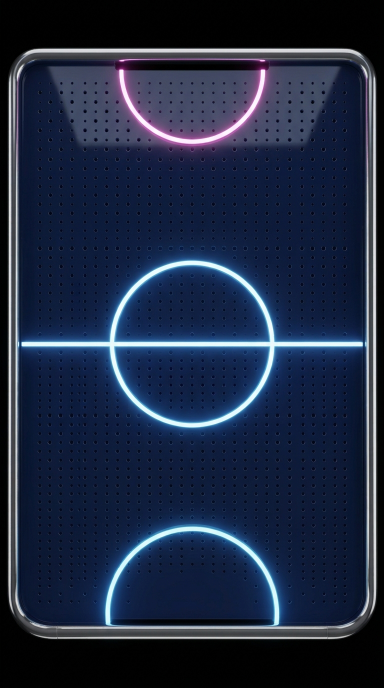
#> input picture art/src/gemini/hockey_table.jpg, 768 x 1376 px (shown at 1/2 size)
$ python gemini_build.py
#> lines starting #> are read from the running program, lines starting #| are printed output that depends on the picture
### art/key_green.py
# Gemini などで作ったグリーンバック(またはマゼンタ背景)の画像を、透過PNGにして余白を整える
# 使い方: python art/key_green.py 入力画像 出力名[,出力名2,...] [オプション]
#   出力は blender/out/<出力名>.png (export.py が docs/img に WebP を書き出す)
#   --keepgreen   絵の中に本物の緑がある場合(草のキャラなど)。外周とつながった緑だけ抜く
#   --size N      長辺の大きさ(px) 既定 512
#   --pad F       まわりの余白(物の大きさに対する片側の割合) 既定 0.03
#   --square      正方形のキャンバスの中央に置く
#   出力名をカンマで複数書くと、1枚の中の物を左上から順に(行ごとに左→右)切り分ける
import os, sys
import numpy as np
from PIL import Image
from scipy import ndimage

ROOT = os.path.dirname(os.path.dirname(os.path.abspath(__file__)))
OUT = os.path.join(ROOT, 'blender', 'out')


def matte(src, keepgreen=False):
    """背景の色(緑・マゼンタなど、原色の背景)を自動で見分けて透明にする"""
    im = np.asarray(Image.open(src).convert('RGB')).astype(np.float32)
    border = np.concatenate([im[0], im[-1], im[:, 0], im[:, -1]])
    bg = np.median(border, axis=0)
    dom = [c for c in range(3) if bg[c] > 128]                         # 背景で強い色の成分(緑なら G、マゼンタなら R と B)
    oth = [c for c in range(3) if c not in dom]
    key_of = lambda a: np.min(a[..., dom], axis=-1) - np.max(a[..., oth], axis=-1)
    ge = key_of(im)                                                     # 背景の色っぽさ
    bge = float(np.min(bg[dom]) - np.max(bg[oth]))
    alpha = 1 - np.clip((ge - 0.12 * bge) / (0.62 * bge), 0, 1)
    if keepgreen:                                                       # 外周につながる背景だけを抜く
        d = np.sqrt(((im - bg) ** 2).sum(axis=2))
        lab, _ = ndimage.label(d < 150)
        edge = np.unique(np.concatenate([lab[0], lab[-1], lab[:, 0], lab[:, -1]]))
        reach = np.isin(lab, edge[edge > 0])
        alpha = np.where(reach, np.clip((d - 38) / 67, 0, 1), 1.0)
    alpha = ndimage.grey_opening(alpha, size=(2, 2))
    A = np.maximum(alpha, 1e-3)[..., None]
    fg = (im - (1 - A) * bg) / A
    # 背景色のかぶりを取る: 背景で強い成分が、ほかの成分より飛び出している分を引く
    excess = np.maximum(0, key_of(fg) - 4)
    if keepgreen:
        excess = np.where(ndimage.binary_dilation(alpha < 0.98, iterations=2), excess, 0)
    for c in dom:
        fg[..., c] -= excess
    return Image.fromarray(np.dstack([np.clip(fg, 0, 255), alpha * 255]).astype(np.uint8), 'RGBA')


# [32 lines left out: functions finish, split, not called in this run]


# [8 lines that do not run on import are left out]

### art/gemini_build.py
# Gemini で作った原本(art/src/gemini/*.jpg)を、ゲームで使う形に切り出す
#   python art/gemini_build.py  →  blender/out/*.png  →  python blender/export.py で docs/img へ
# ゲーム側は画像の大きさの決まりごとで描いているので、余白の割合をここで合わせる
import os, sys
import numpy as np
from PIL import Image
sys.path.insert(0, os.path.dirname(os.path.abspath(__file__)))
from key_green import matte, finish, split, OUT

SRC = os.path.join(os.path.dirname(os.path.abspath(__file__)), 'src', 'gemini')
P = lambda n: os.path.join(SRC, n + '.jpg')


def table():
    """台: 黒い余白とレールの外を切り、盤面だけを 9:16 にのばす(ゴール幅は台の約42%でゲームと同じ)"""
    im = Image.open(P('hockey_table')).convert('RGB')
#> im is the input picture: PIL image 768x1376 RGB; mean R, G, B 30.9, 42.1, 66.2
    im.crop((39, 106, 730, 1252)).resize((720, 1280), Image.LANCZOS).save(os.path.join(OUT, 'hockey_table.png'))
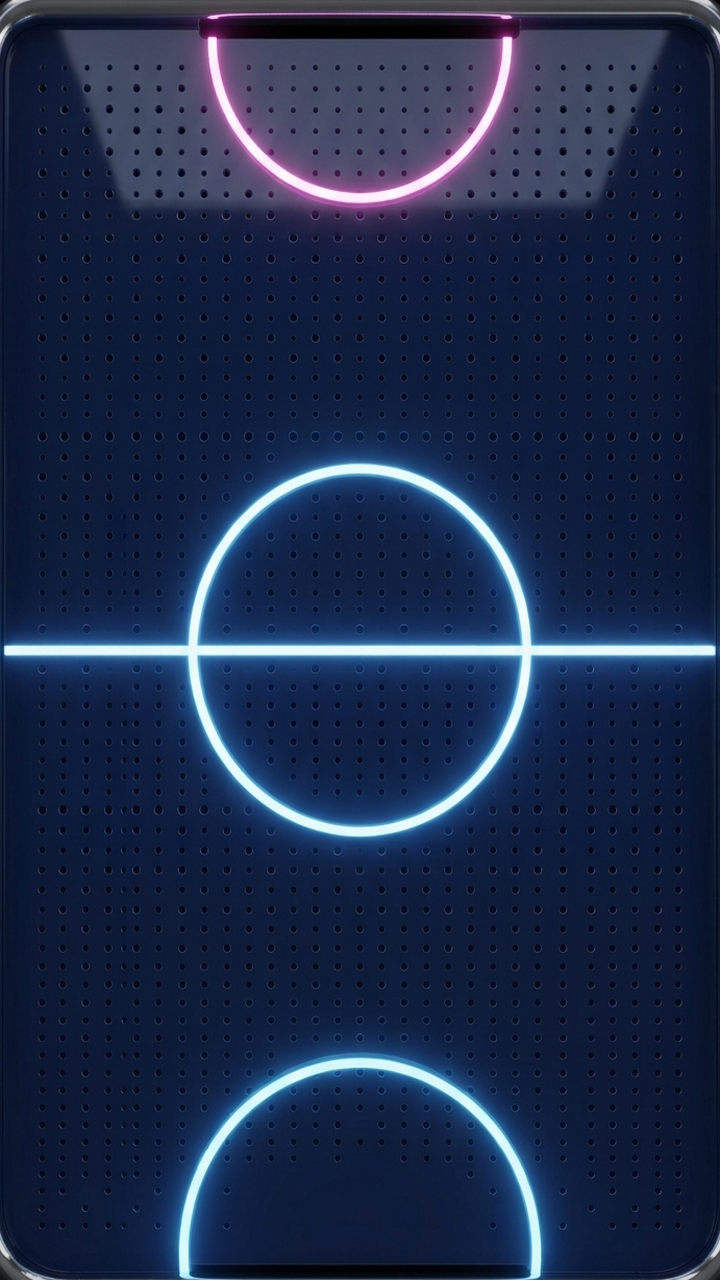
#> saved as hockey_table.png: PIL image 720x1280 RGB; mean R, G, B 29.8, 44.3, 75.8
    print('hockey_table')


def turret(img):
    """砲台: 回転の中心(丸い台座の中心)が画像の真ん中に来るように置く"""
    a = np.asarray(img.getchannel('A')) > 40
    ys, xs = np.nonzero(a)
    y0, y1, x0, x1 = ys.min(), ys.max(), xs.min(), xs.max()
    cy = (y0 + y1) / 2
    disk_r = (y1 - y0) / 2
    cx = x0 + disk_r                                   # 砲身は右向きなので、台座は左端から半径の位置
    half = int(max(x1 - cx, disk_r) * 1.06)
    sq = img.crop((int(cx - half), int(cy - half), int(cx + half), int(cy + half)))
    sq.thumbnail((160, 160), Image.LANCZOS)
    sq.save(os.path.join(OUT, 'space_turret.png'))
    print('space_turret', sq.size, 'disk %.2f' % (disk_r / half))


def door():
    im = Image.open(P('escape_door')).convert('RGB')
    im.thumbnail((720, 1280), Image.LANCZOS)
    im.save(os.path.join(OUT, 'escape_door.png'))
    print('escape_door', im.size)


table()
for nm, pc in zip(['hockey_mallet_blue', 'hockey_puck', 'hockey_mallet_pink'], split(matte(P('hockey_pieces')), 3)):
#> (the run stopped early here; a loop or call above may not have finished)
